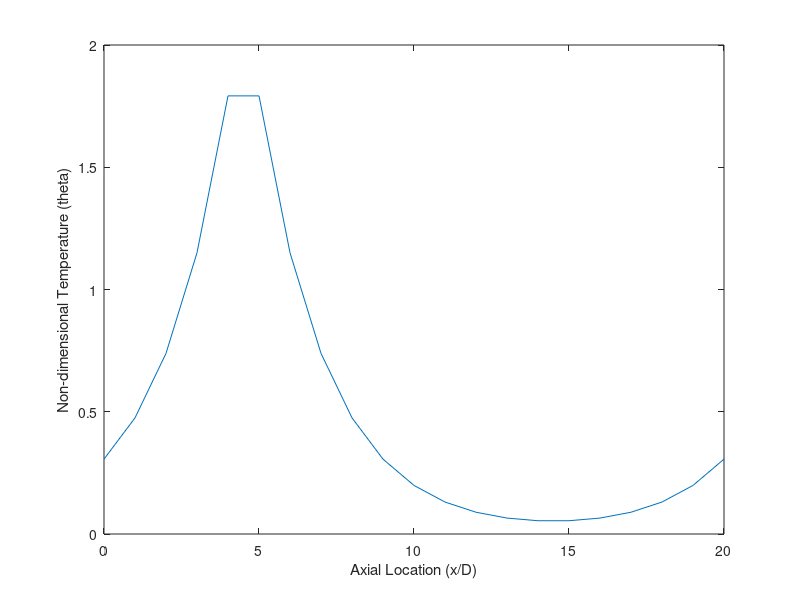

Recreate this plot in MATLAB.
%Josh Bevan 2014, 22.559 MS-CFD
%Solves a 1D steady-state conduction problem with periodic boundary
%conditions with heat generation 

%________Input Params_______________________
Bi= 0.05;   %Biot number for system
L= 20;      %Length of rod in diameters
xH= 3.5;    %Location of start of heated section, use n+1/2 to line up CV
LH= 2;      %Length of heated section
CV= 20;     %Number of CVs to use
d= 1/(L/CV)^2;%Grid size

%The primarily tridiagonal structure is a simple Toeplitz matrix; Including
%the same node twice in the domain necessitates a modification so the 2nd
%derivative jumps the coincident node
Theta = ( toeplitz([-2*d-4*Bi, d, 2:CV<0])...
        +fliplr(blkdiag([0,d],zeros(CV-1,CV-3),[d,0])) )...
        \ -and(0:L/CV:L>xH,0:L/CV:L<xH+LH)'


plot(0:L/CV:L,Theta)
xlabel('Axial Location (x/D)')
ylabel('Non-dimensional Temperature (theta)')